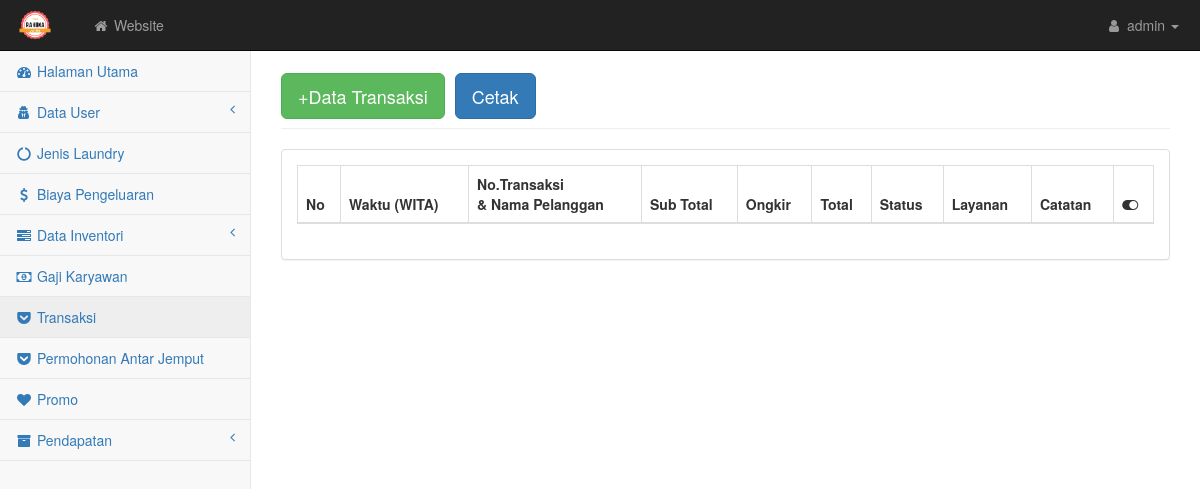
/admin/transaksi.php, run on an earlier commit of the app's database.
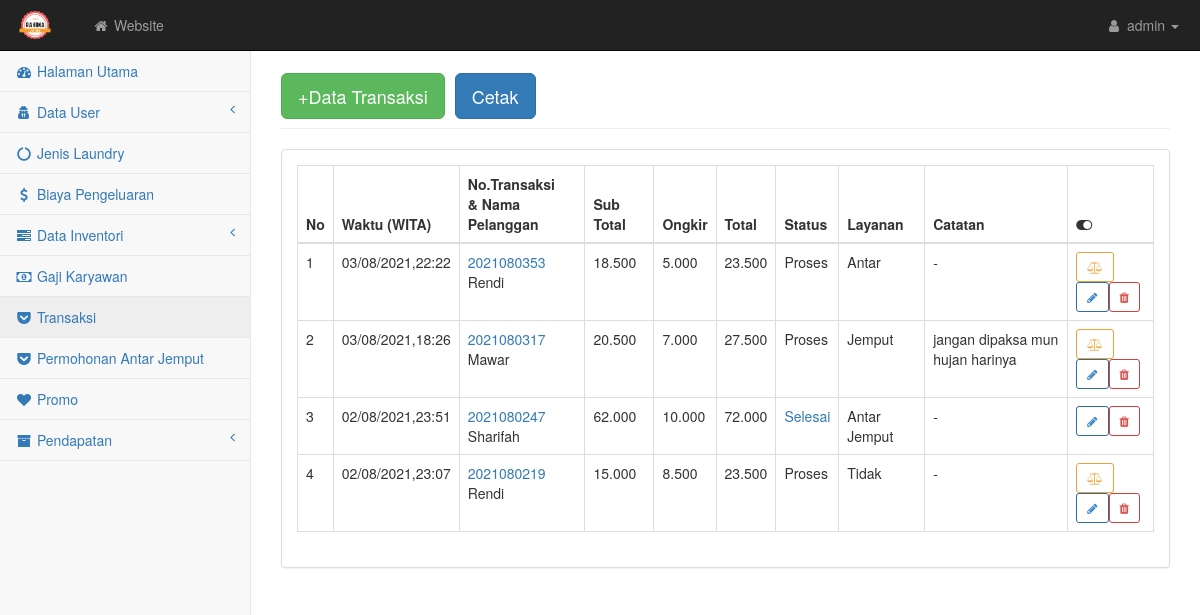
And on a later commit of the database.
### tables this page shows
CREATE TABLE `transaksi` (
  `notransaksi` varchar(15) NOT NULL,
  `id` int(5) NOT NULL,
  `tgl` datetime NOT NULL,
  `total` float NOT NULL,
  `status` varchar(100) NOT NULL,
  `layanan` varchar(20) NOT NULL,
  `ongkir` float NOT NULL,
  `catatan` varchar(100) NOT NULL,
  `konfirmasi` varchar(50) NOT NULL
);

CREATE TABLE `user` (
  `id` int(5) NOT NULL,
  `nama` varchar(100) NOT NULL,
  `username` varchar(10) NOT NULL,
  `password` varchar(10) NOT NULL,
  `jk` enum('Laki-Laki','Wanita') NOT NULL,
  `ttl` varchar(80) NOT NULL,
  `telp` varchar(15) NOT NULL,
  `alamat` text NOT NULL,
  `tugas` varchar(100) NOT NULL,
  `level` varchar(30) NOT NULL
);

### admin/transaksi.php (the view, shortened to what this page needs)
<?php require('atas.php'); error_reporting(0); ?>
<div id="page-wrapper">
    <div class="container-fluid">
        <div class="row">
            <div class="col-lg-12">
                <h1 class="page-header"><button class="btn btn-success btn-lg"><a href="transaksi_input.php" style="color: white; text-decoration: none">+Data Transaksi</a></button>
                <button type="button" class="btn btn-primary btn-lg" data-toggle="modal" data-target="#myModal"> Cetak </button></h1>
            </div>
        </div>
        <div class="row">
            <div class="col-lg-12">
                <div class="panel panel-default">
                    <div class="panel-body">
                        <div class="table-responsive">
                            <table class="table table-bordered table-hover" id="dataTables-example">
                                <thead class="success">
                                    <tr>
                                        <th>No</th>
                                        <th>Waktu (WITA)</th>
                                        <th>No.Transaksi <br>& Nama Pelanggan</th>
                                        <th>Sub Total</th>
                                        <th>Ongkir</th>
                                        <th>Total</th>
                                        <th>Status</th>
                                        <th>Layanan</th>
                                        <th>Catatan</th>
                                        <th><i class="fa fa-toggle-on"></i></th>
                                    </tr>
                                </thead>
                                <tbody>
                                    <?php $no=1; $query = mysqli_query($kon, "SELECT * FROM transaksi INNER JOIN user ON transaksi.id = user.id WHERE konfirmasi != 'Menunggu' ORDER BY tgl DESC");
                                        while($data = mysqli_fetch_array($query)){ ?>
                                            <tr class="odd gradeX">
                                                    <td><?= $no++; ?></td>
                                                    <td><?= date('d/m/Y,H:i',strtotime($data['tgl'])) ?></td>
                                                    <td>
                                                        <a href="transaksi_detail.php?notransaksi=<?= $data['notransaksi'] ?>"><?= $data['notransaksi'] ?></a>
                                                        <?= $data['nama'] ?>
                                                    </td>
                                                    <td><?= number_format($data['total']-$data['ongkir'],0,'.','.') ?></td>
                                                    <td><?= number_format($data['ongkir'],0,'.','.') ?></td>
                                                    <td><?= number_format($data['total'],0,'.','.') ?></td>
                                                    <td>
                                                        <?php if($data['status']=='Selesai'){ ?>
                                                            <a target="_blank" href="https://wa.me/?phone=<?= $data['telp'] ?>&text=Halo, <?= $data['nama'] ?>.%20Kami%20dari%20RahimaLaundry%20memberitahukan%20bahwa%0A%0ALaundry%20Anda%20dengan%20_No.Transaksi%20:%20<?= $data['notransaksi'] ?>_%20telah%20*SELESAI*."><?= $data['status'] ?></a>
                                                        <?php }else{
                                                            echo $data['status'];
                                                        } ?></td>
                                                    <td><?= $data['layanan'] ?></td>
                                                    <td><?= $data['catatan'] ?></td>
                                                    <td><?php if($data['status']=='Proses'){ ?><a href="proses_input.php?notransaksi=<?php echo $data['notransaksi']; ?>" class="btn btn-outline btn-warning btn-sm"><i class="fa fa-balance-scale"></i></a><?php } ?>
                                                    <a href="transaksi_edit.php?notransaksi=<?php echo $data['notransaksi']; ?>" class="btn btn-outline btn-primary btn-sm"><i class="fa fa-pencil"></i></a><a href="delete.php?notransaksi=<?php echo $data['notransaksi'] ?>" class="btn btn-outline btn-danger btn-sm"><i class="fa fa-trash"></i></a>
                                                    </td>
                                                </tr>
                                        <?php } ?>
                                </tbody>
                            </table>
                        </div>
                    </div>
                </div>
            </div>
        </div>
    </div>
</div>
    </div>
<?php require('bawah.php') ?>

What changed in the data, as far as the page shows it:
added transaksi: tgl "03/08/2021,22:22", notransaksi "2021080353", user.nama "Rendi", $data['total']-$data['ongkir'] "18.500", ongkir "5.000", total "23.500", status "Proses", layanan "Antar", catatan "-"
added transaksi: tgl "03/08/2021,18:26", notransaksi "2021080317", user.nama "Mawar", $data['total']-$data['ongkir'] "20.500", ongkir "7.000", total "27.500", status "Proses", layanan "Jemput", catatan "jangan dipaksa mun hujan harinya"
now on this page (row edited): transaksi: tgl "02/08/2021,23:51", notransaksi "2021080247", user.nama "Sharifah", $data['total']-$data['ongkir'] "62.000", ongkir "10.000", total "72.000", status "Selesai", layanan "Antar Jemput", catatan "-"
now on this page (row edited): transaksi: tgl "02/08/2021,23:07", notransaksi "2021080219", user.nama "Rendi", $data['total']-$data['ongkir'] "15.000", ongkir "8.500", total "23.500", status "Proses", layanan "Tidak", catatan "-"
